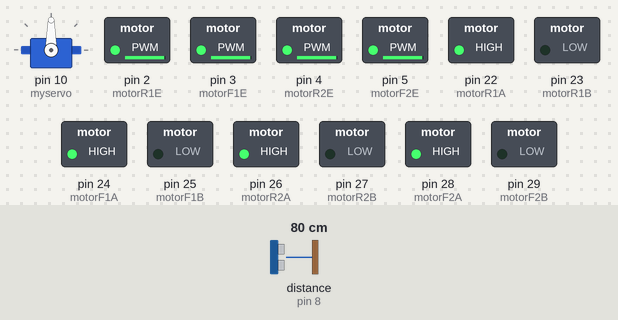
Simulated run of this sketch. Board: Arduino Mega 2560, built with avr-gcc and run on an emulated ATmega2560. Parts: servo, switched loads named in the sketch (green lamp = pin HIGH). Wiring (inferred from the names in the program): ultrasonic range finder: trigger pin 7; echo pin 8. The test bench sets the inputs (shaded band); at power-on: distance to the obstacle (sensor on pin 8) 80 cm. The echo pulse lasts 58.3 µs per cm; pins used as bus, display or sensor lines are not drawn; what the sketch prints to the serial monitor is not drawn.

Above: at 1.3 s.
1.4 s: distance to the obstacle (sensor on pin 8) set to 32 cm
2.9 s: distance to the obstacle (sensor on pin 8) set to 25 cm
At 4.5 s:
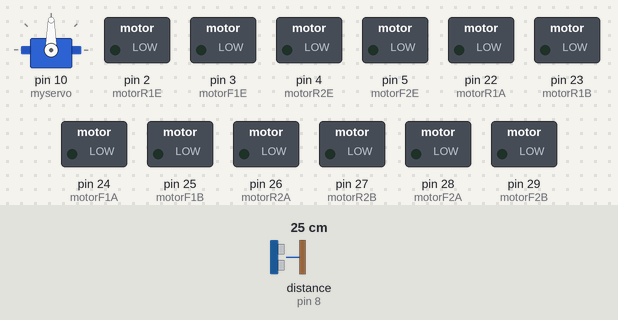
5.9 s: distance to the obstacle (sensor on pin 8) set to 21 cm
At 8.6 s:
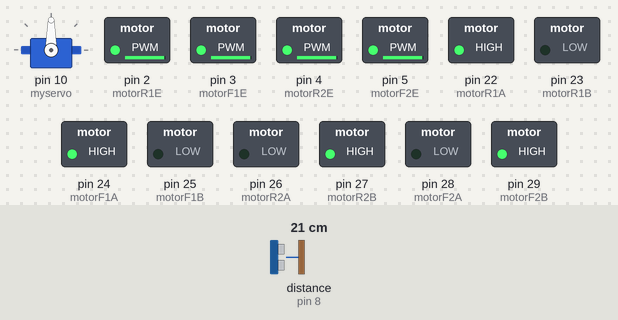
8.9 s: distance to the obstacle (sensor on pin 8) set to 2 cm
At 9.5 s:
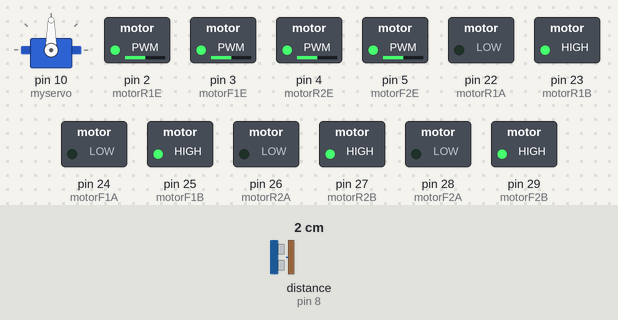
11.9 s: distance to the obstacle (sensor on pin 8) set to 11 cm
14.9 s: distance to the obstacle (sensor on pin 8) set to 14 cm
At 17.21 s:
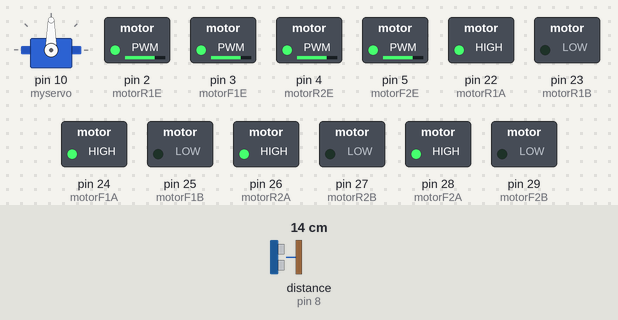
Timing chart, 0 to 18.9 s (numbered marks = the images above; inputs shaded):
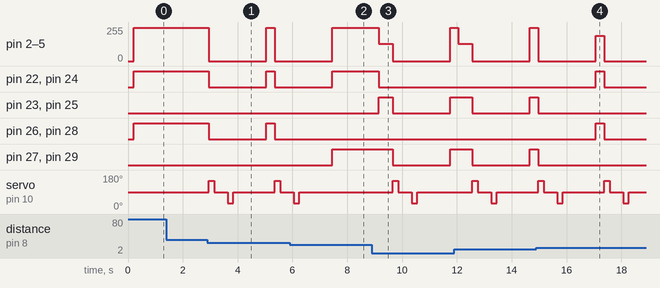

The sketch:

movement.ino
```cpp
/*
* Autonomous Obstacle Avoidance Vehicle
*
* Description: Vehicle that avoids obstacles and can navigate across a flat surface
*
* Author: Amar Bhatt
*/

//Libraries
#include <Servo.h>


// Define Motor Pins
const int motorR1A = 22;
const int motorR1B = 23;
const int motorF1A = 24;
const int motorF1B = 25;

const int motorR2A = 26;
const int motorR2B = 27;
const int motorF2A = 28;
const int motorF2B = 29;

const int motorR1E = 2;
const int motorF1E = 3;
const int motorR2E = 4;
const int motorF2E = 5;

// Define Sensor Pins
const int trigPin = 7;
const int echoPin = 8;

// Define distance constants
const int TooClose = 4;
const int Caution = 7;
const int OK = 10;
const int Good = 15;

// Define speed constants
const int halfSpeed = 128;
const int threeQuartersSpeed = 188;
const int fullSpeed = 250;

// Define angle constants
const int right = 150;
const int left = 30;
const int center = 90;

// Direction variables
int curDir = -1;
int prevDir = -1;

// Direction of motion enumeration
enum motorDirection {
  FORWARD,
  REVERSE,
  RIGHT,
  LEFT
};

// create servo object to control a servo
Servo myservo;

// Initialize pins
void setup(){
  Serial.begin(9600);

  pinMode(motorR1A, OUTPUT);
  pinMode(motorR1B, OUTPUT);
  pinMode(motorF1A, OUTPUT);
  pinMode(motorF1B, OUTPUT);

  pinMode(motorR2A, OUTPUT);
  pinMode(motorR2B, OUTPUT);
  pinMode(motorF2A, OUTPUT);
  pinMode(motorF2B, OUTPUT);

  pinMode(trigPin, OUTPUT);
  pinMode(echoPin, INPUT);

  myservo.attach(10);  // attaches the servo on pin 9 to the servo object

  Serial.println("Start Motors");
}

void loop(){

  // Poll Ultrasonic distance sensor
  long inches = getDistanceFromObstacle(center);

  // If TooClose reverse and turn
  if (inches <= TooClose){
    brake(); // Stop
    drive(halfSpeed, REVERSE); // Reverse
    delay(500);
    brake();
    int turn = bestPath();
    if (turn == LEFT || turn == RIGHT){
      pivot(fullSpeed, turn);
      delay(1500);
    }
    else{
      drive(fullSpeed, turn);
      delay(100);
    }
  }
  else if (inches <= Caution){
    brake();
    int turn = bestPath();
    if (turn == LEFT || turn == RIGHT){
      pivot(fullSpeed, turn);
      delay(1500);
    }
    else{
      drive(threeQuartersSpeed, turn);
      delay(100);
    }
  }
  // If OK start turning slightly away from obstacle
  else if (inches <= OK){
    brake();
    int turn = bestPath();
    if (turn == LEFT || turn == RIGHT){
      pivot(fullSpeed, turn);
      delay(1500);
    }
    else{
      drive(fullSpeed, turn);
      delay(100);
    }
  }
  // Keep driving forward!
  else {
    drive(fullSpeed, FORWARD);
    // Reset direction variables
    //curDir = -1;
    //prevDir = -1;
    delay(100);
  }
}

/*
* go(int, int, int, int, int)
*
* Description: Sets the passed in motor with passed in direction and speed
*
* Parameters: motorPinA/motorPinB = the 2 pins the wheel motor is attached to
*             motorEnable = the enable pin for the wheel motor
*             motorSpeed = the speed the wheel motor needs to be set to
*             motorDirection = direction wheel motor needs to go in
*/
void go(int motorPinA, int motorPinB, int motorEnable, int motorSpeed, int motorDirection){
  analogWrite(motorEnable, motorSpeed);
  //Forward
  if (motorDirection == FORWARD){
    digitalWrite(motorPinA, HIGH);
    digitalWrite(motorPinB, LOW);
  }//Reverse
  else{
    digitalWrite(motorPinA, LOW);
    digitalWrite(motorPinB, HIGH);
  }
}

/*
* drive(int, int)
*
* Description: Sets up vehicle to travel either Forward or Reverse
*
* Parameters: driveSpeed = the speed the vehicle needs to go
*             driveDirection = direction (FORWARD or REVERSE)
*/
void drive(int driveSpeed, int driveDirection) {
  go(motorR1A, motorR1B, motorR1E, driveSpeed, driveDirection);
  go(motorF1A, motorF1B, motorF1E, driveSpeed, driveDirection);
  go(motorR2A, motorR2B, motorR2E, driveSpeed, driveDirection);
  go(motorF2A, motorF2B, motorF2E, driveSpeed, driveDirection);
}

/*
* pivot(int, int)
*
* Description: Sets up vehicle to turn either LEFT or RIGHT
*
* Parameters: pivotSpeed = the speed the vehicle needs to turn at
*             pivotDirection = direction of turning (LEFT or RIGHT)
*/
void pivot (int pivotSpeed, int pivotDirection){
  //Pivot Left
  if (pivotDirection == RIGHT) {
    go(motorR1A, motorR1B, motorR1E, pivotSpeed, FORWARD);
    go(motorF1A, motorF1B, motorF1E, pivotSpeed, FORWARD);
    go(motorR2A, motorR2B, motorR2E, pivotSpeed, REVERSE);
    go(motorF2A, motorF2B, motorF2E, pivotSpeed, REVERSE);
  }
  //Pivot Right
  else{
    go(motorR1A, motorR1B, motorR1E, pivotSpeed, REVERSE);
    go(motorF1A, motorF1B, motorF1E, pivotSpeed, REVERSE);
    go(motorR2A, motorR2B, motorR2E, pivotSpeed, FORWARD);
    go(motorF2A, motorF2B, motorF2E, pivotSpeed, FORWARD);
  }
}

/*
* brake()
*
* Description: Stops vehicle and turns off motors
*
*/
void brake() {
  analogWrite(motorR1E, 0);
  analogWrite(motorF1E, 0);
  analogWrite(motorR2E, 0);
  analogWrite(motorF2E, 0);
  digitalWrite(motorR1A, LOW);
  digitalWrite(motorR1B, LOW);
  digitalWrite(motorF1A, LOW);
  digitalWrite(motorF1B, LOW);
  digitalWrite(motorR2A, LOW);
  digitalWrite(motorR2B, LOW);
  digitalWrite(motorF2A, LOW);
  digitalWrite(motorF2B, LOW);
}

/*
* bestPath()
*
* Description: Finds the best path of movement
*
* Return: int = direction of movement
*/
int bestPath() {
  long R, L, C;
  long result;
  int dir;
  //Check right
  R = getDistanceFromObstacle(right);
  delay(500);
  //Check left
  L = getDistanceFromObstacle(left);
  delay(500);
  //Check center
  C = getDistanceFromObstacle(center);
  delay(500);

  if (R > L && R > C) {
    result = R;
    dir = RIGHT;
  }
  else if (L > R && L > C){
    result = L;
    dir = LEFT;
  }
  else{
    result = C;
    dir = FORWARD;
  }
  if(result <= TooClose){
    dir = REVERSE;
  }

  return dir;
}

/*
* getDistanceFromObstacle()
*
* Description: Uses distance sensor to get distance from nearest object
*
* Parameters: int angle = the angle at which the sensor needs to be pinged at
*
* Return: long = inches from object
*/
long getDistanceFromObstacle(int angle) {
  // Angle sensor
  myservo.write(angle);
  delay(200);
  //Variables for inches and centimeter conversion
  long duration;
  //Ensure clean pulse
  digitalWrite(trigPin, LOW);
  delayMicroseconds(2);
  digitalWrite(trigPin, HIGH);
  delayMicroseconds(5);
  digitalWrite(trigPin, LOW);

  //Read Pulse Back
  duration = pulseIn(echoPin, HIGH);

  // Move sensor back to center
  myservo.write(center);
  //convert to inches
  return microsecondsToInches(duration);
}

/*
* microsecondsToInches(long)
*
* Description: Converts time into inches
*
* Return: long = inches from object
*/
long microsecondsToInches(long microseconds){
  // According to Parallax's datasheet for the PING))), there are
  // 73.746 microseconds per inch (i.e. sound travels at 1130 feet per
  // second).  This gives the distance travelled by the ping, outbound
  // and return, so we divide by 2 to get the distance of the obstacle.
  return microseconds / 73.746 / 2;
}//end microsecondsToInches
```

Measured:
- the behaviour switches between 29 and 28 cm on distance to the obstacle (sensor on pin 8) (found by bisection; images 0 and 1)
- the behaviour switches between 24 and 23 cm on distance to the obstacle (sensor on pin 8) (found by bisection; images 1 and 2)
- the behaviour switches between 12 and 13 cm on distance to the obstacle (sensor on pin 8) (found by bisection; images 3 and 4)
- after the input at 1.4 s, every drawn part: stays the same
- after the input at 2.9 s, pin 2 (motorR1E), pin 3 (motorF1E): 250/255 → 0/255 at once, → 250/255 2.1 s later, → 0/255 0.30 s later
- after the input at 5.9 s, pin 2 (motorR1E), pin 3 (motorF1E): goes on until 7.5 s, then stays 250/255
- after the input at 8.9 s, pin 22 (motorR1A): goes on until 9.2 s, then stays LOW; pin 23 (motorR1B): LOW → HIGH after 0.25 s, → LOW 0.50 s later, → HIGH 2.1 s later
- after the input at 14.9 s, pin 22 (motorR1A), pin 24 (motorF1A), pin 26 (motorR2A), pin 28 (motorF2A): LOW → HIGH after 2.2 s, → LOW 0.30 s later
